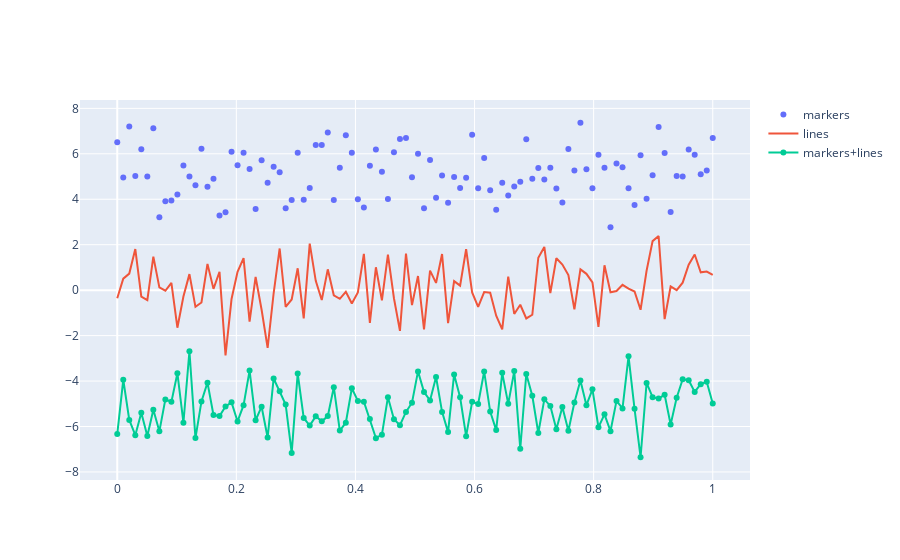

Write notebook code for a chart like this one.
### Code cell
fig = go.Figure()

fig.add_traces(go.Scatter(x=x,y=random_y0, mode = "markers", name = "markers"))

fig.add_traces(go.Scatter(x=x,y=random_y1, mode = "lines", name = "lines"))

fig.add_traces(go.Scatter(x=x,y=random_y2, mode = "markers+lines", name = "markers+lines"))

fig.show()
